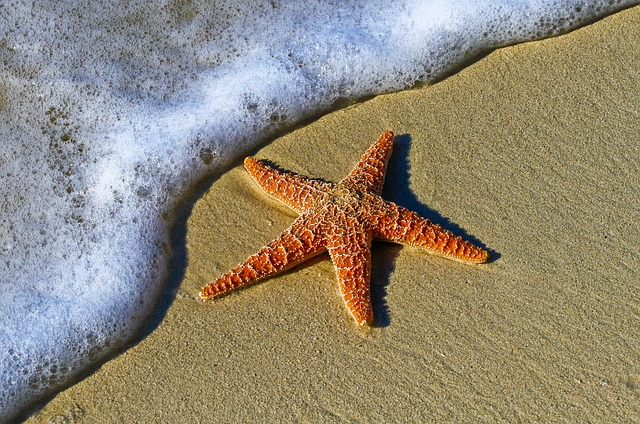
#> input picture 02_pixels_operations/starfish.jpg, 640 x 424 px, found by its file name
$ python 04.roi.py
#> lines starting #> are read from the running program, lines starting #| are printed output that depends on the picture; after the words box and inside, x2 and y2 are one past the last pixel; in counts of white or black regions, pixels touching at a corner belong together
# ROI: region of interest
import cv2
import numpy as np
import matplotlib.pyplot as plt


path='02_pixels_operations/starfish.jpg'
img=cv2.imread(path)
#> img is the input picture: shape (424, 640, 3); mean B, G, R 118.2, 136.9, 146.2
print('shape: {}'.format(img.shape))
#| shape: (424, 640, 3)
roi=img[0:100, 0:100]
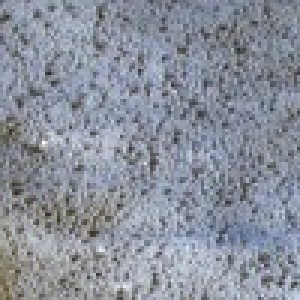
#> roi: shape (100, 100, 3) (shown 3 times larger); mean B, G, R 156.4, 144.1, 138.5
img[300:400, 200:300]=roi
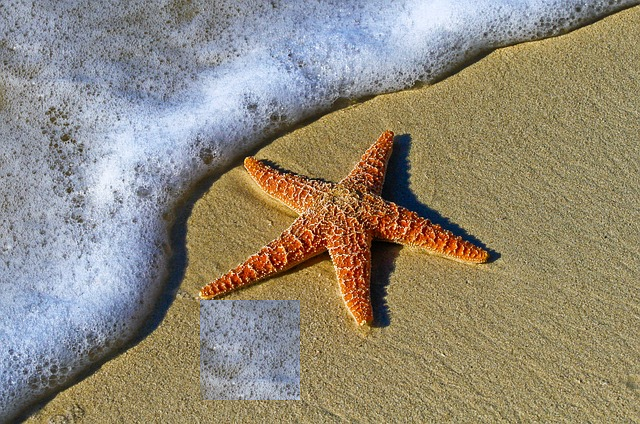
#> img: shape (424, 640, 3); 3.69% of pixels changed, all inside (x1, y1, x2, y2) = (200, 300, 300, 400)

# array boyutu aynı olmalı


cv2.imshow('roi',roi)
cv2.imshow('opencv',img)
cv2.waitKey(0)
cv2.destroyAllWindows()
